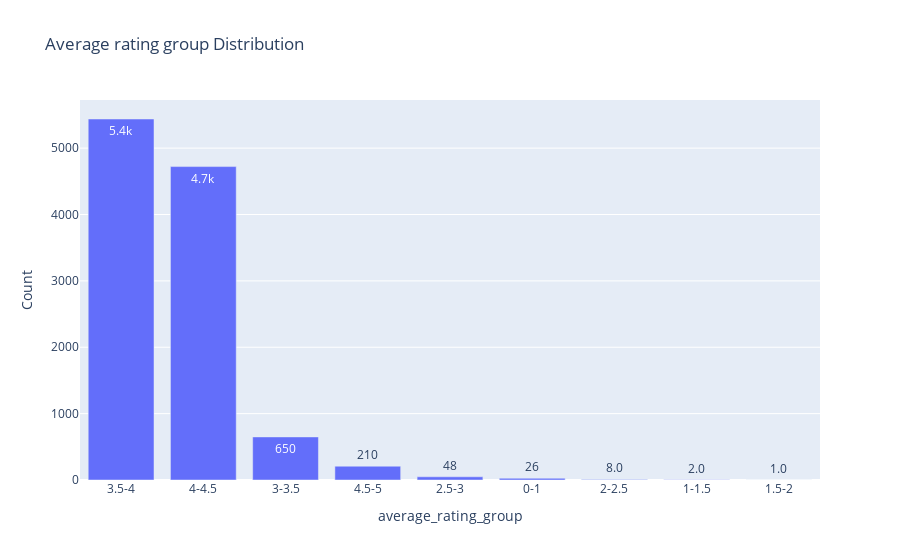

The code cell stored with this chart in its notebook:
### Markdown cell above
In order to get a closer look into the average rating, we use pd.cut and value_counts to group the ratings into categories

### Code cell
# Define bins and labels
bins = [0, 1, 1.5, 2, 2.5, 3, 3.5, 4, 4.5, 5]
labels = ['0-1', '1-1.5', '1.5-2', '2-2.5', '2.5-3', '3-3.5', '3.5-4', '4-4.5', '4.5-5']

# Create a new column with the bin labels
rating_category = pd.cut(df_da['average_rating'], bins=bins, labels=labels, right=False)

# Count the number of ratings in each category
rating_counts_per_category = rating_category.value_counts()

# Display the result
res = pd.DataFrame({'average_rating_group':rating_counts_per_category.index, 'Count':rating_counts_per_category.values})
fig2 = px.bar(res, y='Count', x='average_rating_group', text_auto='.2s',
            title="Average rating group Distribution")
fig2

### Figure 1 — Plotly figure (JSON) as saved in the notebook; plotly's stock layout.template omitted (floating-point values rounded to 4 significant figures)
{"data": [{"alignmentgroup": "True", "hovertemplate": "average_rating_group=%{x}<br>Count=%{y}<extra></extra>", "legendgroup": "", "marker": {"color": "#636efa", "pattern": {"shape": ""}}, "name": "", "offsetgroup": "", "orientation": "v", "showlegend": false, "textposition": "auto", "texttemplate": "%{y:.2s}", "type": "bar", "x": ["3.5-4", "4-4.5", "3-3.5", "4.5-5", "2.5-3", "0-1", "2-2.5", "1-1.5", "1.5-2"], "xaxis": "x", "y": [5439, 4722, 649, 208, 48, 26, 8, 2, 1], "yaxis": "y"}], "layout": {"barmode": "relative", "legend": {"tracegroupgap": 0}, "title": {"text": "Average rating group Distribution"}, "xaxis": {"anchor": "y", "domain": [0, 1], "title": {"text": "average_rating_group"}}, "yaxis": {"anchor": "x", "domain": [0, 1], "title": {"text": "Count"}}}}
